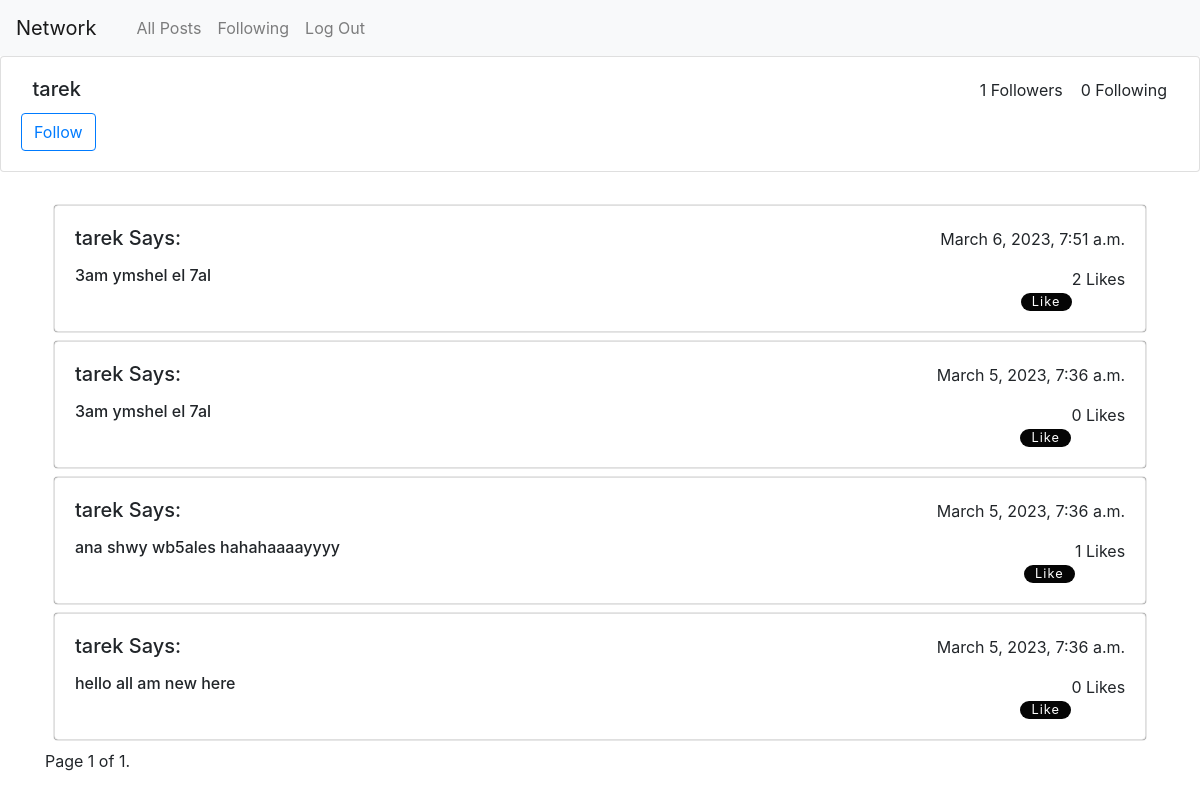
/2, run on the app's committed database.
### network/models.py (models this page shows, shortened)
class User(AbstractUser):
    followers = models.ManyToManyField('self', symmetrical=False, blank=True, related_name="user_followers")
    def count_followers(self):
        return self.followers.count()
    def count_following(self):
        return User.objects.filter(followers=self).count()

class post(models.Model):
     user = models.ForeignKey(User, on_delete=models.CASCADE, related_name="user_post")
     body = models.TextField(blank=False)
     timestamp = models.DateTimeField(auto_now_add=True)
     user_likes = models.ManyToManyField(User, blank=True, related_name="user_like")

### network/views.py (the view)
# urls.py: path("<int:userid>", views.user_page,name="user_page"),
@csrf_exempt
def user_page(request,userid):
        if request.method=="POST":
            targetuser = User.objects.get(pk=userid)
            all_user_posts = targetuser.user_post.order_by("-timestamp").all()
            ptr = Paginator(all_user_posts,10)
            page_number = request.GET.get('page')
            page_obj = ptr.get_page(page_number)
            return render(request, "network/userpage.html",{
                        "page_obj":page_obj,
                        "user": targetuser,
                    })
        else:
            targetuser = User.objects.get(pk=userid)
            all_user_posts = targetuser.user_post.order_by("-timestamp").all()
            ptr = Paginator(all_user_posts,10)
            page_number = request.GET.get('page')
            page_obj = ptr.get_page(page_number)
            return render(request, "network/userpage.html",{
                        "page_obj":page_obj,
                        "user": targetuser,
                    })

### network/templates/network/userpage.html (shortened to what this page needs)
{% extends "network/layout.html" %}
{% load static %}
{% block body %}
<div class="card">
    <div class="card-body" style="width: 99%;">
      <div class="card-title"><h5 style="float:right;">
        <small>{{user.count_followers}} Followers &nbsp</small><small>&nbsp {{user.count_following}} Following</small> </h5>
        <h5 class="card-content" style="margin-left: 1%;">{{user.username}}</h5>
        </div>
       {%if request.user != user%}
        {%if request.user in user.followers.all%}
            <button id="follow_un" class="btn btn-outline-danger" onclick="follow_manage(this.value)" value="{{user.id}}">Unfollow</button>
            {%else%}
            <button id="follow_un" class="btn btn-outline-primary" onclick="follow_manage(this.value)" value="{{user.id}}">Follow</button>
        {%endif%}
      {%endif%}
    </div>
  </div>
    <br>
  <div class="container-lg">
    {%for posts in page_obj%}
        <div class="post_li card">
            <div class="card-body">
                <div class="card-title"><h5 style="float:right;"><small>{{posts.timestamp}}</small></h5><h5 class="card-content">
                    <p>{{posts.user}}</a> Says:</p>
                    <h5  class="card-content" style="float:right;"><small><span class="like_c">{{posts.user_likes.count}}</span> Likes</small></h5>
                </div>
                    <h6 class="card-text">{{posts.body}}</h6>
                    <div style="float:right;">
                        {%if request.user in posts.user_likes.all%}
                            <div class="heart-btn">
                                <input class="check-input" onclick="unlike(this)" data-id="{{posts.id}}"  type="checkbox" checked/>
                                <button class="like-btn"><span>Like</span></button>
                            </div>
                            {%else%}
                            <div class="heart-btn">
                                <button class="like-btn"><span>Like</span></button>
                            </div>
                        {%endif%}
                    </div>
            </div>
        </div>
  {%endfor%}
        <div class="pagination">
            <span class="step-links">
                <span class="current">
                    Page {{ page_obj.number }} of {{ page_obj.paginator.num_pages }}.
                </span>
            </span>
        </div>
  </div>
{%endblock%}

### network/static/network/styles.css (style rules this page uses)
.post_li { margin: 0.8%; list-style-type: none; box-shadow: 0 0 1px rgb(0, 0, 0); transition: ease-in 280ms; }
.heart-btn { width: 4em; height: 1.4em; position: relative; font-size: 0.8em; }
.like-btn { background: transparent; border: none; outline: none; color: #fff; letter-spacing: 1px; font-size: 1em; }
.heart-btn .like-btn::before, .heart-btn .like-btn::after { content: ''; position: absolute; top: 0; width: 50%; height: 100%; background-color: #050505; z-index: 0; transition: 0.4s; }
.heart-btn .like-btn::before { left: 0; border-radius: 1em 0 0 1em; }
.heart-btn .like-btn::after { right: 0; border-radius: 0 1em 1em 0; }
.heart-btn span { position: absolute; z-index: 1; top: 50%; left: 50%; transform: translate(-50%,-50%); }

### data on the page
User: count_followers "1", count_following "0", username "tarek"
post: timestamp "March 6, 2023, 7:51 a.m.", user "tarek", user_likes.count "2", body "3am ymshel el 7al"
post: timestamp "March 5, 2023, 7:36 a.m.", user "tarek", user_likes.count "0", body "3am ymshel el 7al"
post: timestamp "March 5, 2023, 7:36 a.m.", user "tarek", user_likes.count "1", body "ana shwy wb5ales hahahaaaayyyy"
post: timestamp "March 5, 2023, 7:36 a.m.", user "tarek", user_likes.count "0", body "hello all am new here"

### other printed values
{{ page_obj.number }} "1"
{{ page_obj.paginator.num_pages }} "1"
